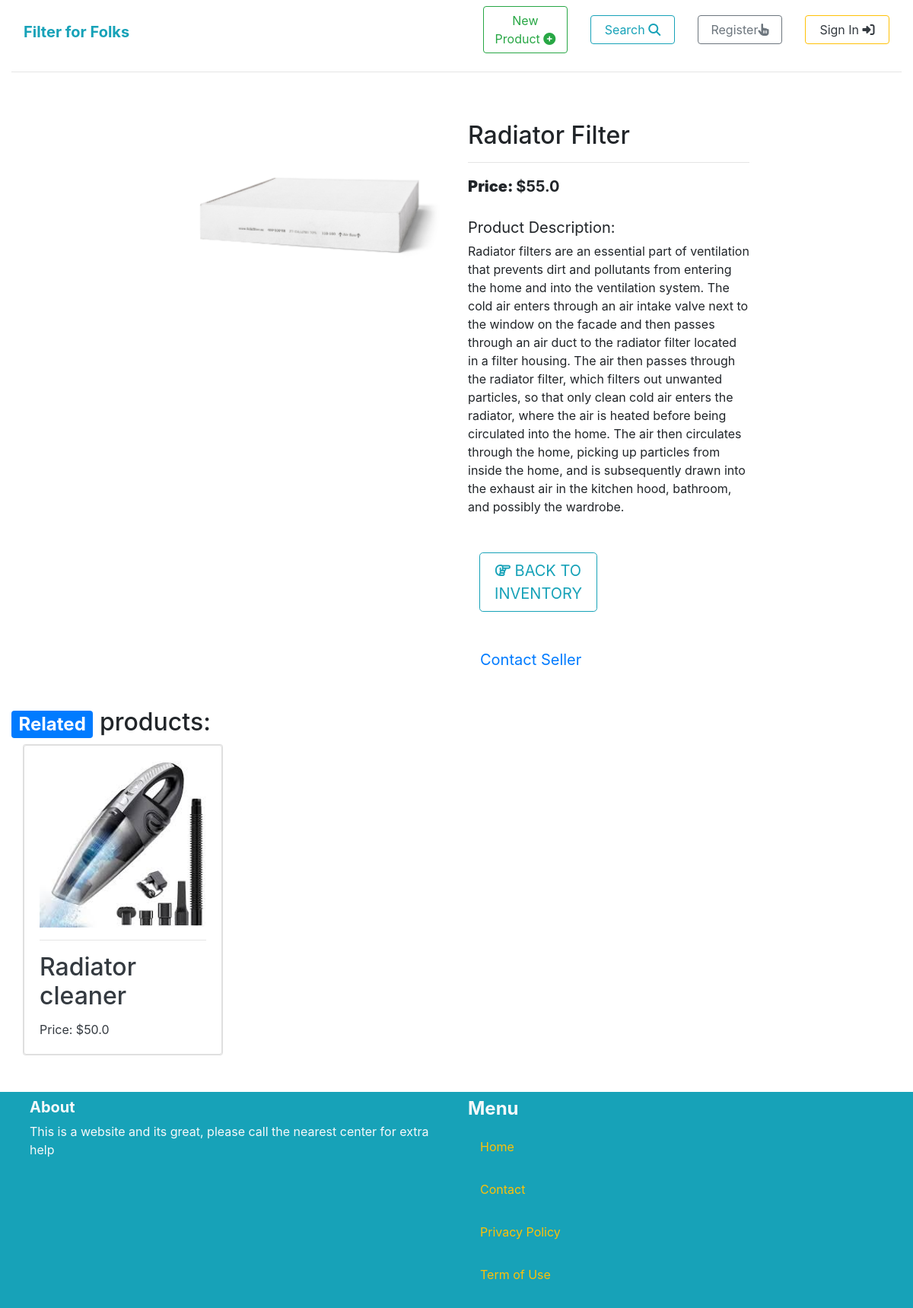
Page /product/3/ on the earlier database version.
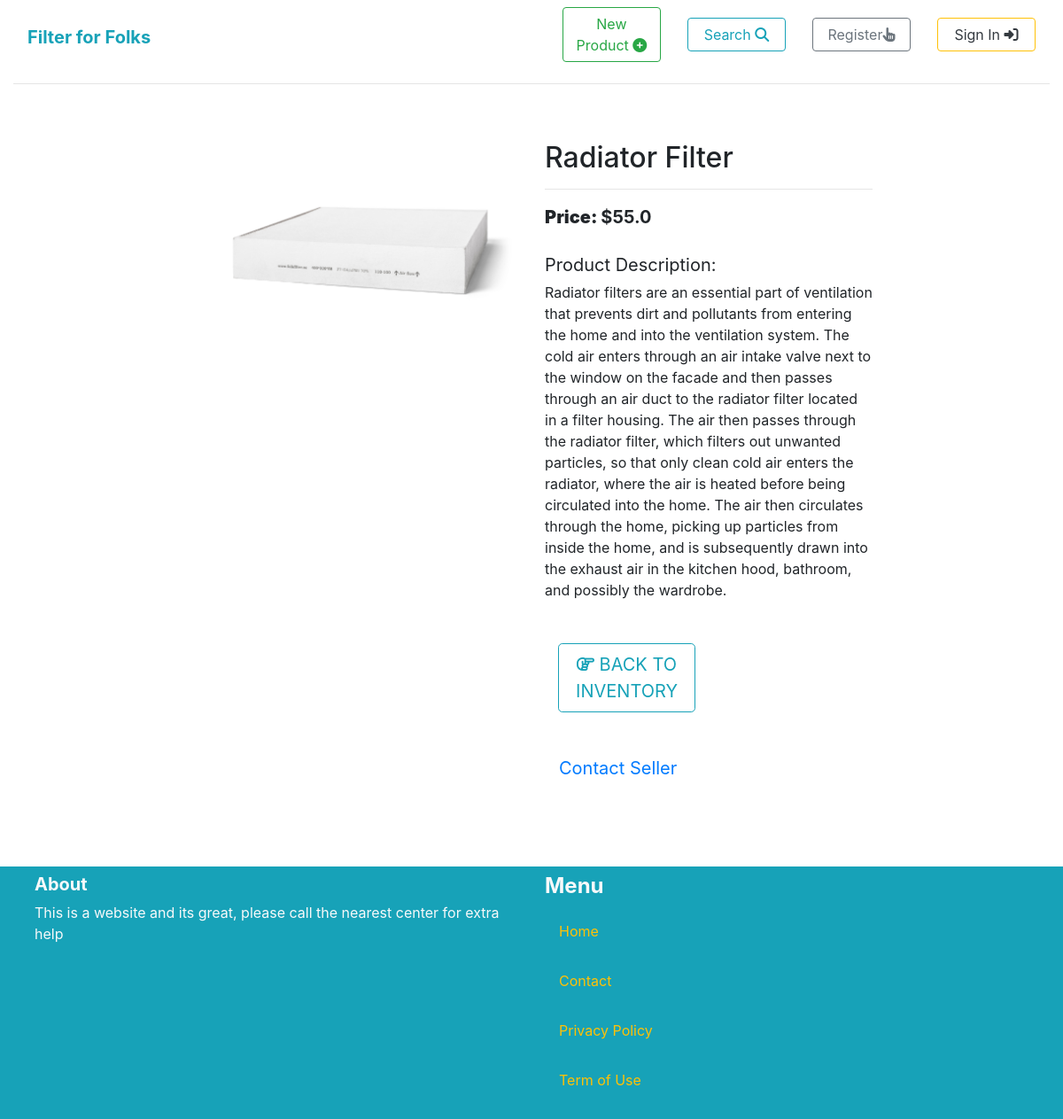
Same page on the later database version.
### product/models.py (models this page shows, shortened)
class Product(models.Model):
    category = models.ForeignKey('Category', null=True, blank=True, on_delete=models.CASCADE, related_name='products')
    name = models.CharField(max_length=300)
    description = models.TextField()
    price = models.FloatField()
    image = models.ImageField(upload_to='product_images', blank=True, null=True)

### product/views.py (the view)
# urls.py: path('<int:pk>/', views.product_detail, name='product_detail'),
def product_detail(request, pk):
    product = get_object_or_404(Product, pk=pk)
    related_products = Product.objects.filter(category=product.category).exclude(pk=pk)[0:3]
    return render(request, 'product/product_detail.html', {
        'product': product,
        'related_products': related_products
    })

### product/templates/product/product_detail.html (shortened to what this page needs)
{% extends 'core/base.html' %}
{% block content %}
<div class="container-fluid">
    <div class="row">
        <div class="col-12 col-md-6 col-lg-4 offset-lg-2">
            <div class="image-container my-5">
                {% if product.image %}
                    <a href="" target="_blank">
                        <img class="card-img-top img-fluid rounded" src="{{ product.image.url }}" alt="{{ product.name }}">
                    </a>
                    {% else %}
                    <a href="">
                        <img class="card-img-top img-fluid rounded" src="" alt="">
                    </a>
                {% endif %}
            </div>
        </div>
        <div class="col-12 col-md-6 col-lg-4">
            <div class="mb-5 mt-md-5">
                <h2 class="mb-0">{{ product.name }}</h2>
                <hr>
                <p class="lead mb-0 text-left font-weight-bold"><strong>Price: </strong> ${{ product.price }}</p>
                <br>
                {% if product.description %}
                    <p class="lead mb-1 text-left font-weight">
                        <strong>Product Description:</strong><br>
                    </p>
                    <div>
                        {{ product.description }}
                    </div>
                    <div class="col-md-6 order-md-1 mt-5">
                        <p>
                            <a href="{% url 'products' %}" class="btn btn-outline-info btn-lg">
                                <span>
                                    <i class="far fa-hand-point-right"></i>
                                </span>
                                <span class="text-uppercase">Back to Inventory</span>
                            </a>
                        </p>
                    </div>
                {% endif %}
                {% if request.user.is_superuser == True %}
                    <div class="container">
                        <div class="row">
                            <div class="mb-5 mt-md-5">
                                <p>This is your item!</p>
                                <a href="#" class="btn-outline-info btn-lg">Edit</a>
                                <a href="{% url 'product:delete' product.id %}" class="btn-outline-danger btn-lg">Delete</a>
                            </div>
                {% else %}
                            <div class="mt-5">
                                <a href="#" class="btn-outline-primary btn-lg">Contact Seller</a>
                            </div>
                {% endif %}
                        </div>
                    </div>
            </div>
        </div>
        <div class="container-fluid">
            {% for product in related_products %}
            <h2><span class="badge badge-primary">Related</span> products: </h2>
                    <div class="col-sm-6 col-md-6 col-lg-4 col-xl-3">
                        <div class="card h-100">
                            <a href="{% url 'product:product_detail' product.id %}">
                                <div class="card">
                                    <div class="card-body">
                                        <img src="{{ product.image.url }}" class="card-img-top img-fluid">
                                        <hr>
                                        <div>
                                            <h2 class="card-title text-dark mt-0">{{ product.name }}</h2>
                                            <p class="card-text text-dark">Price: ${{ product.price }}</p>
                                        </div>
                                    </div>
                                </div>
                            </a>
                        </div>
                    </div>
            {% endfor %}
        </div>
</div>
{% endblock %}

Differences in the rows shown:
removed Product: image (picture), name "Radiator cleaner", price "50.0"
